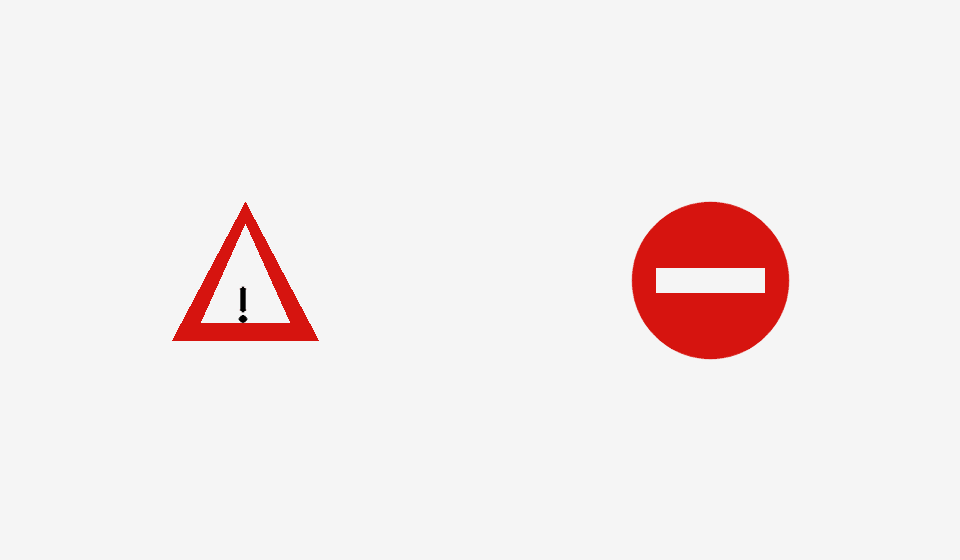
#> input picture Lab05/images/test_02.png, 960 x 560 px, given in place of the camera
$ jupyter execute Task4.2_RGB_Color_Detection.ipynb   (text cells are left out)
#> lines starting #> are read from the running program, lines starting #| are printed output that depends on the picture; after the words box and inside, x2 and y2 are one past the last pixel; in counts of white or black regions, pixels touching at a corner belong together
[cell 1]
import cv2
import numpy as np
import time
from IPython.display import display, Image

DEVICE = "/dev/video0"
cap = cv2.VideoCapture(DEVICE, cv2.CAP_V4L2)
try:
    if not cap.isOpened():
        print("ERROR: Cannot open camera:", DEVICE)
    else:
        cap.set(cv2.CAP_PROP_FRAME_WIDTH, 640)
        cap.set(cv2.CAP_PROP_FRAME_HEIGHT, 480)
        frame = None
        # Warm up automatic exposure before capturing the test image.
        for _ in range(30):
            ret, img = cap.read()
            if ret and img is not None:
                frame = img
            time.sleep(0.05)
#> this loop made 30 passes
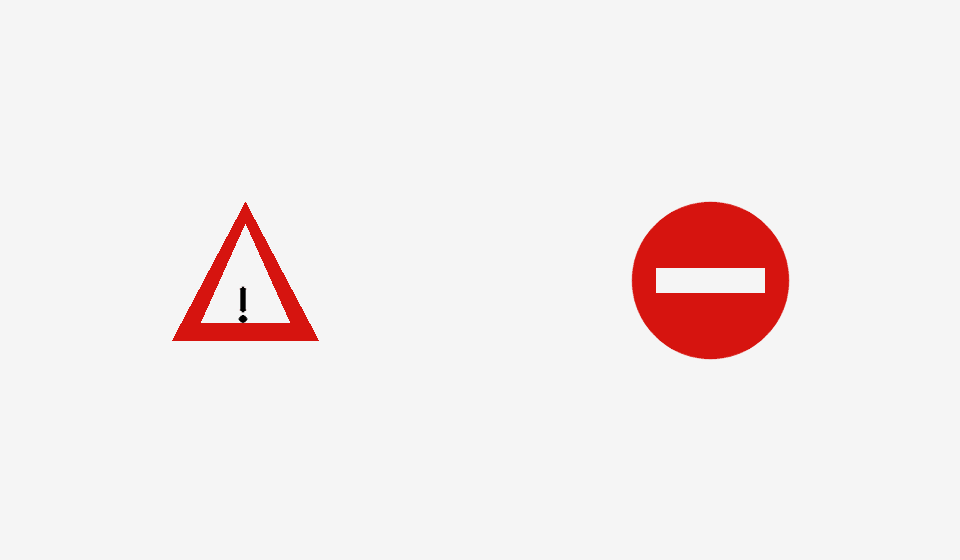
#> input picture Lab05/images/test_02.png, 960 x 560 px, given in place of the camera
        if frame is None:
            print("ERROR: No frame captured.")
        else:
            print("Frame shape:", frame.shape)
#| Frame shape: (560, 960, 3)
            hsv = cv2.cvtColor(frame, cv2.COLOR_BGR2HSV)
#> hsv: shape (560, 960, 3); mean H, S, V 0, 9.9, 243.6
#> frame is the input picture: shape (560, 960, 3); mean B, G, R 235.3, 235.5, 243.6
            # HSV intervals and measured RGB dominance margins.
            COLORS = {
                "RED": {
                    "ranges": [((0, 100, 50), (10, 255, 255)),
                               ((170, 100, 50), (179, 255, 255))],
                    "margin": 35, "box": (0, 0, 255)
                },
                "GREEN": {
                    "ranges": [((35, 45, 35), (90, 255, 255))],
                    "margin": 10, "box": (0, 255, 0)
                },
                "BLUE": {
                    "ranges": [((95, 80, 50), (130, 255, 255))],
                    "margin": 35, "box": (255, 0, 0)
                }
            }
            b, g, r = [c.astype(np.int16) for c in cv2.split(frame)]
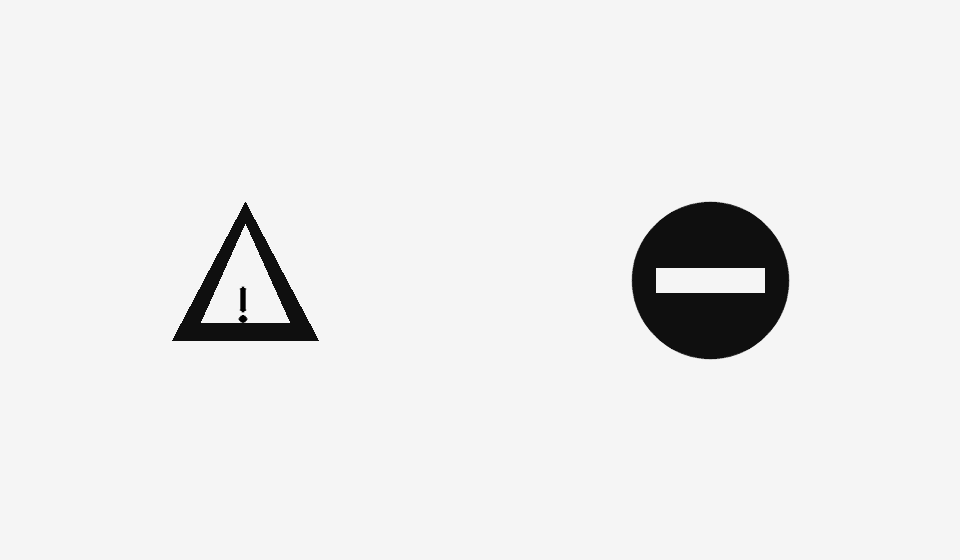
#> b: shape (560, 960) int16; min 0, max 245, mean 235.3
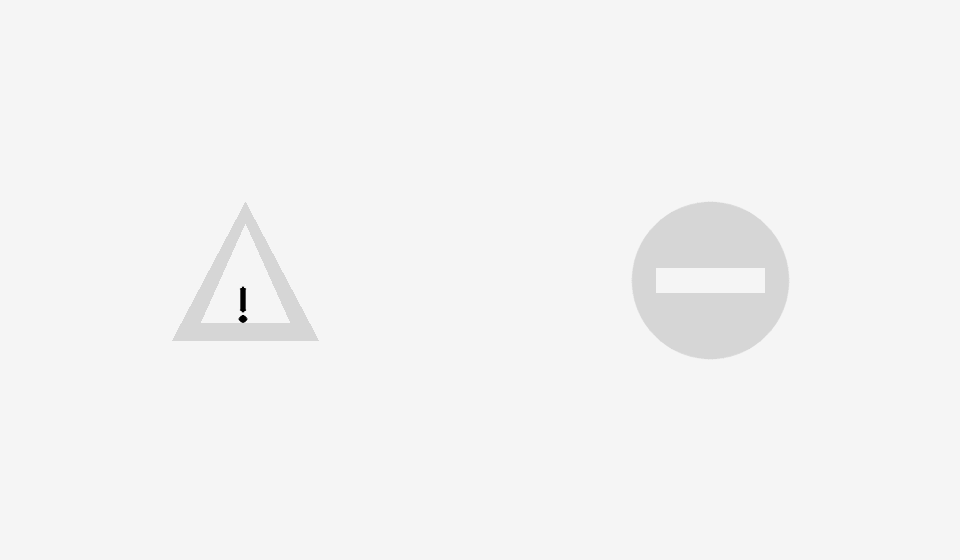
#> r: shape (560, 960) int16; min 0, max 245, mean 243.6
            result = frame.copy()
            masks, counts = {}, {}
            for name, config in COLORS.items():
                hsv_mask = np.zeros(hsv.shape[:2], dtype=np.uint8)
                for lower, upper in config["ranges"]:
                    hsv_mask = cv2.bitwise_or(
                        hsv_mask, cv2.inRange(hsv, lower, upper)
                    )
                margin = config["margin"]
                if name == "RED":
                    dominant = (r > g + margin) & (r > b + margin) & (r > 80)
                elif name == "GREEN":
                    dominant = (g > r + margin) & (g > b + margin) & (g > 50)
                else:
                    dominant = (b > r + margin) & (b > g + margin) & (b > 80)
                mask = cv2.bitwise_and(
                    hsv_mask, dominant.astype(np.uint8) * 255
                )
                mask = cv2.morphologyEx(
                    mask, cv2.MORPH_OPEN, np.ones((3, 3), np.uint8)
                )
                # Closing fills small gaps, not large white label segments.
                mask = cv2.morphologyEx(
                    mask, cv2.MORPH_CLOSE,
                    cv2.getStructuringElement(cv2.MORPH_RECT, (7, 7))
                )
                masks[name] = mask
                contours, _ = cv2.findContours(
                    mask, cv2.RETR_EXTERNAL, cv2.CHAIN_APPROX_SIMPLE
                )
                count = 0
                for contour in contours:
                    if cv2.contourArea(contour) < 150:
                        continue
                    x, y, w, h = cv2.boundingRect(contour)
                    M = cv2.moments(contour)
                    if M["m00"]:
                        cx = int(M["m10"] / M["m00"])
                        cy = int(M["m01"] / M["m00"])
                    else:
                        cx, cy = x + w // 2, y + h // 2
                    cv2.rectangle(result, (x, y), (x+w, y+h),
                                  config["box"], 2)
                    cv2.circle(result, (cx, cy), 4, config["box"], -1)
                    cv2.putText(
                        result, "{} ({},{})".format(name, cx, cy),
                        (x, max(15, y-8)), cv2.FONT_HERSHEY_SIMPLEX,
                        0.45, config["box"], 1
                    )
                    count += 1
                counts[name] = count
#> this loop made 3 passes
#> pass 1, `dominant = (r > g + margin) & (r > b + margin) & (r > 80)`:
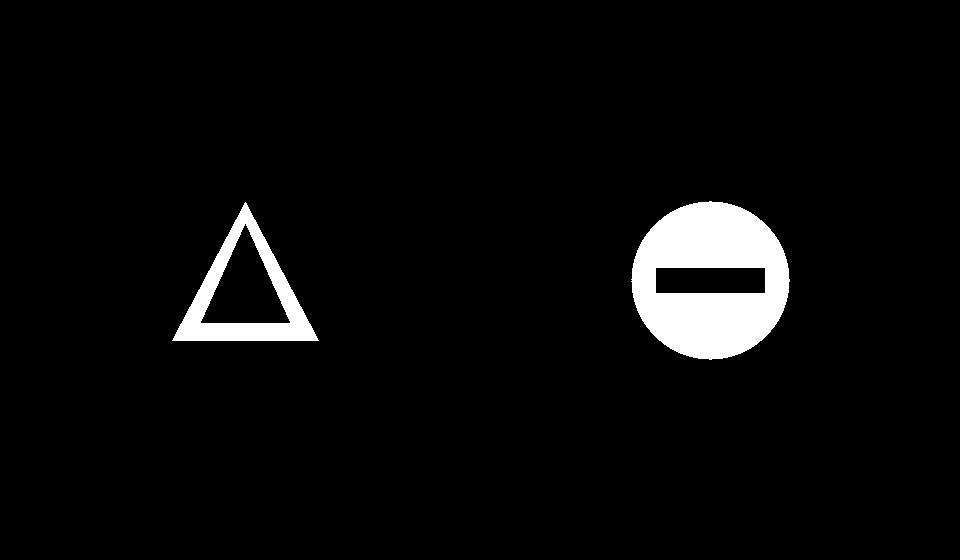
#> dominant: shape (560, 960) bool; 4.2% white; 2 white regions, box (x1, y1, x2, y2) and area: (631, 201, 790, 360) 16851, (172, 202, 319, 341) 5831
#> after the loop: hsv_mask: shape (560, 960); every value is 0
#> after the loop:
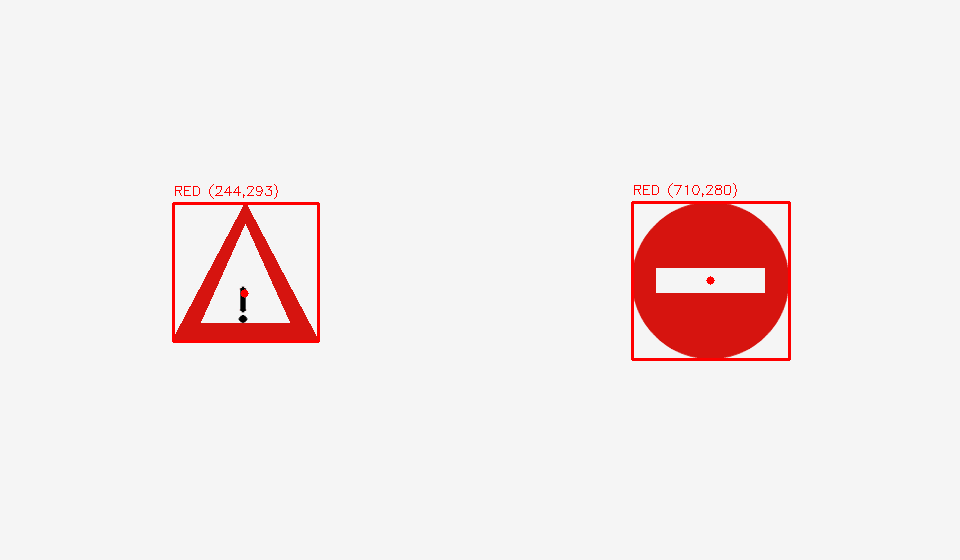
#> result: shape (560, 960, 3); 0.78% of pixels changed, all inside (x1, y1, x2, y2) = (172, 183, 791, 361)
#> after the loop, counts = {'RED': 2, 'GREEN': 0, 'BLUE': 0}; masks = 3 items
            print("Detection results:")
            for name in COLORS:
                print("{}: {}".format(name, counts[name]))
            top = np.hstack([
                cv2.resize(img, (320, 240)) for img in (frame, result)
            ])
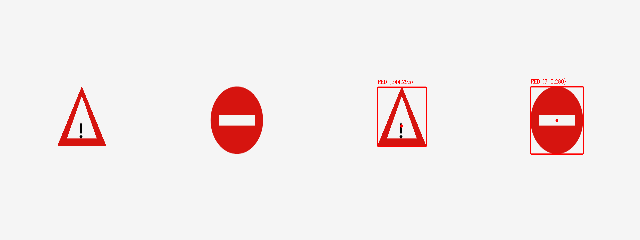
#> top: shape (240, 640, 3); mean B, G, R 234.3, 234.5, 243.7
            bottom = np.hstack([
                cv2.resize(cv2.cvtColor(masks[name], cv2.COLOR_GRAY2BGR),
                           (320, 240))
                for name in ("RED", "GREEN", "BLUE")
            ])
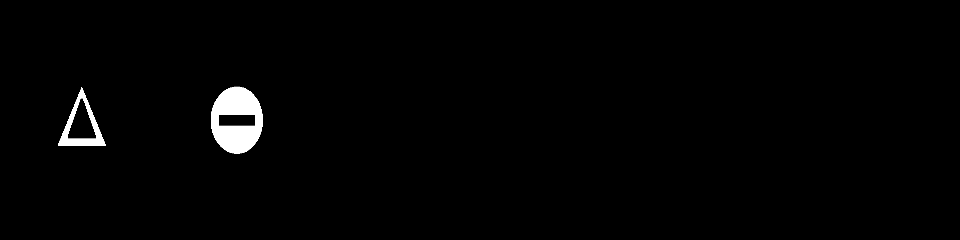
#> bottom: shape (240, 960, 3); min 0, max 255, mean 3.6
            for heading, panel in (
                ("Original image | Detected regions", top),
                ("RED mask | GREEN mask | BLUE mask", bottom)
            ):
                print(heading)
                ok, jpg = cv2.imencode(".jpg", panel)
                if ok:
                    display(Image(data=jpg.tobytes()))
#> this loop made 2 passes
#> heading on passes 1 to 2: 'Original image | Detected regions', 'RED mask | GREEN mask | BLUE mask'
#| Original image | Detected regions
#| RED mask | GREEN mask | BLUE mask
finally:
    # Release the camera on success and on errors.
    cap.release()
    print("Camera released.")

$ run again, on Lab05/images/traffic_signs.png
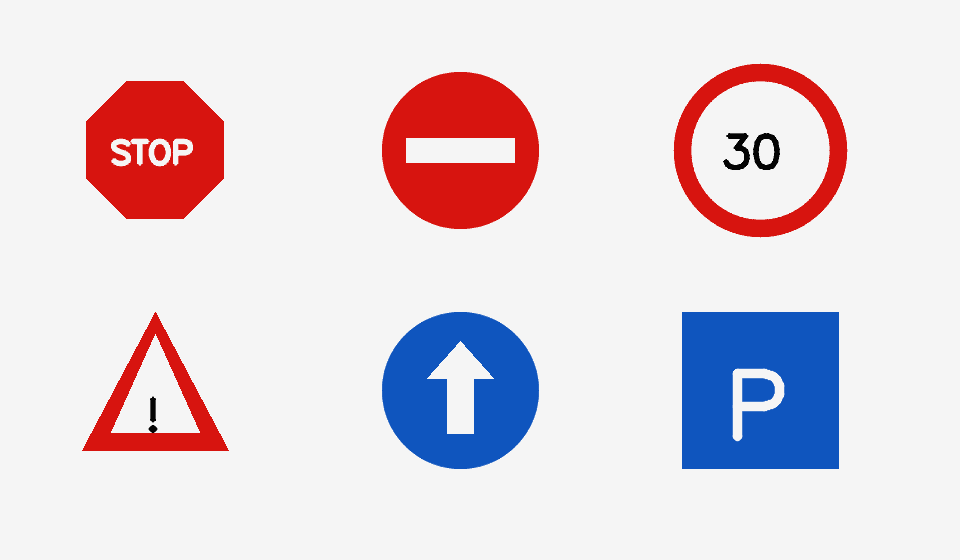
#> input picture Lab05/images/traffic_signs.png, 960 x 560 px, given in place of the camera
#> the loop `for _ in range(30):` made 30 passes
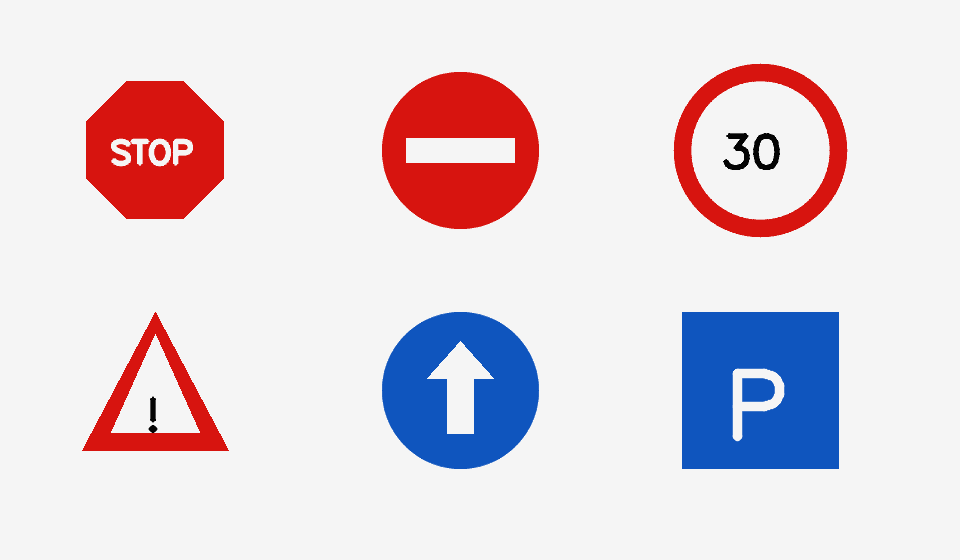
#> input picture Lab05/images/traffic_signs.png, 960 x 560 px, given in place of the camera
#| Frame shape: (560, 960, 3)
#> hsv: shape (560, 960, 3); mean H, S, V 8.1, 37.4, 237.9
#> frame is the input picture: shape (560, 960, 3); mean B, G, R 220.9, 213.6, 225
#> after the loop `for name, config in COLORS.items():`:
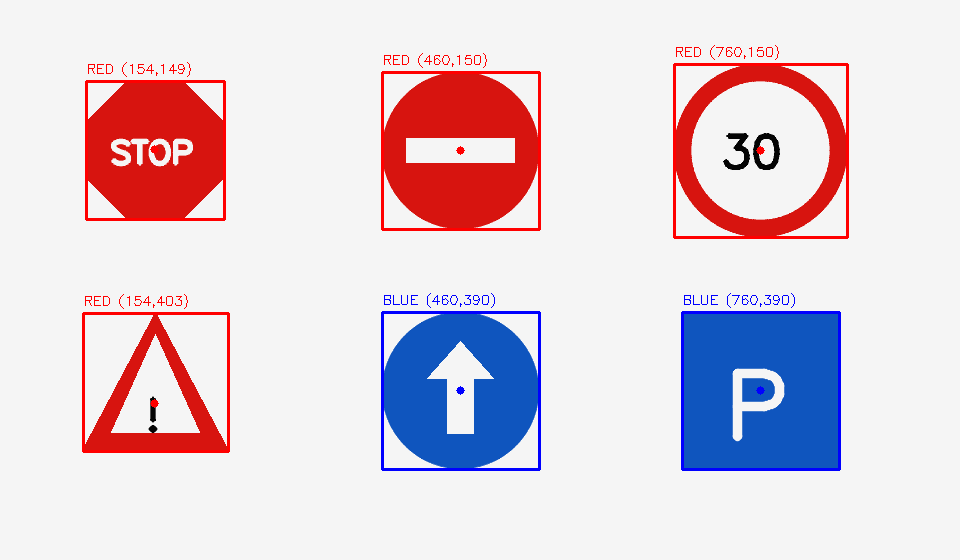
#> result: shape (560, 960, 3); 2.4% of pixels changed, all inside (x1, y1, x2, y2) = (82, 45, 849, 471)
#> after the loop `for name, config in COLORS.items():`: counts = {'RED': 4, 'GREEN': 0, 'BLUE': 2}; masks = 3 items
#> the loop `for name in COLORS:` made 3 passes
#| RED: 4
#| GREEN: 0
#| BLUE: 2
#> `bottom = np.hstack([ cv2.resize(cv2.cvtColor(masks[name], cv2.COLOR_GR..`:
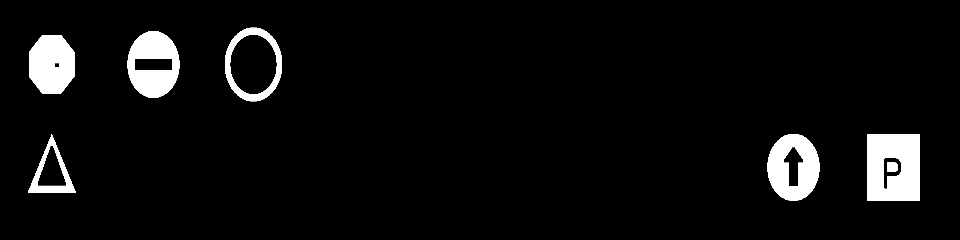
#> bottom: shape (240, 960, 3); min 0, max 255, mean 13.7
#> the loop `for heading, panel in ( ("Original image | Detected regions", top), ("..` made 2 passes
#> heading on passes 1 to 2: 'Original image | Detected regions', 'RED mask | GREEN mask | BLUE mask'
#> (printed output is left out)
